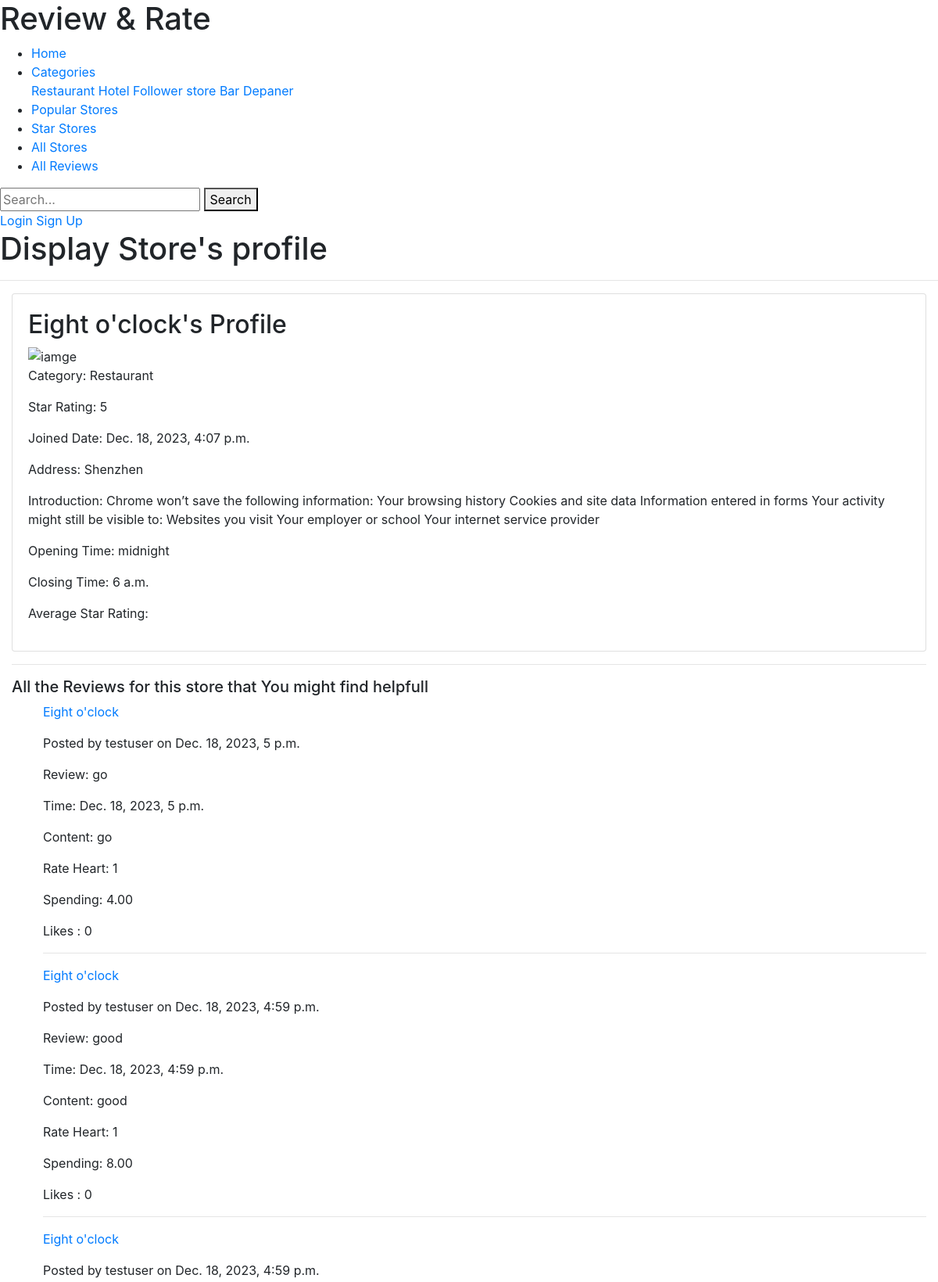
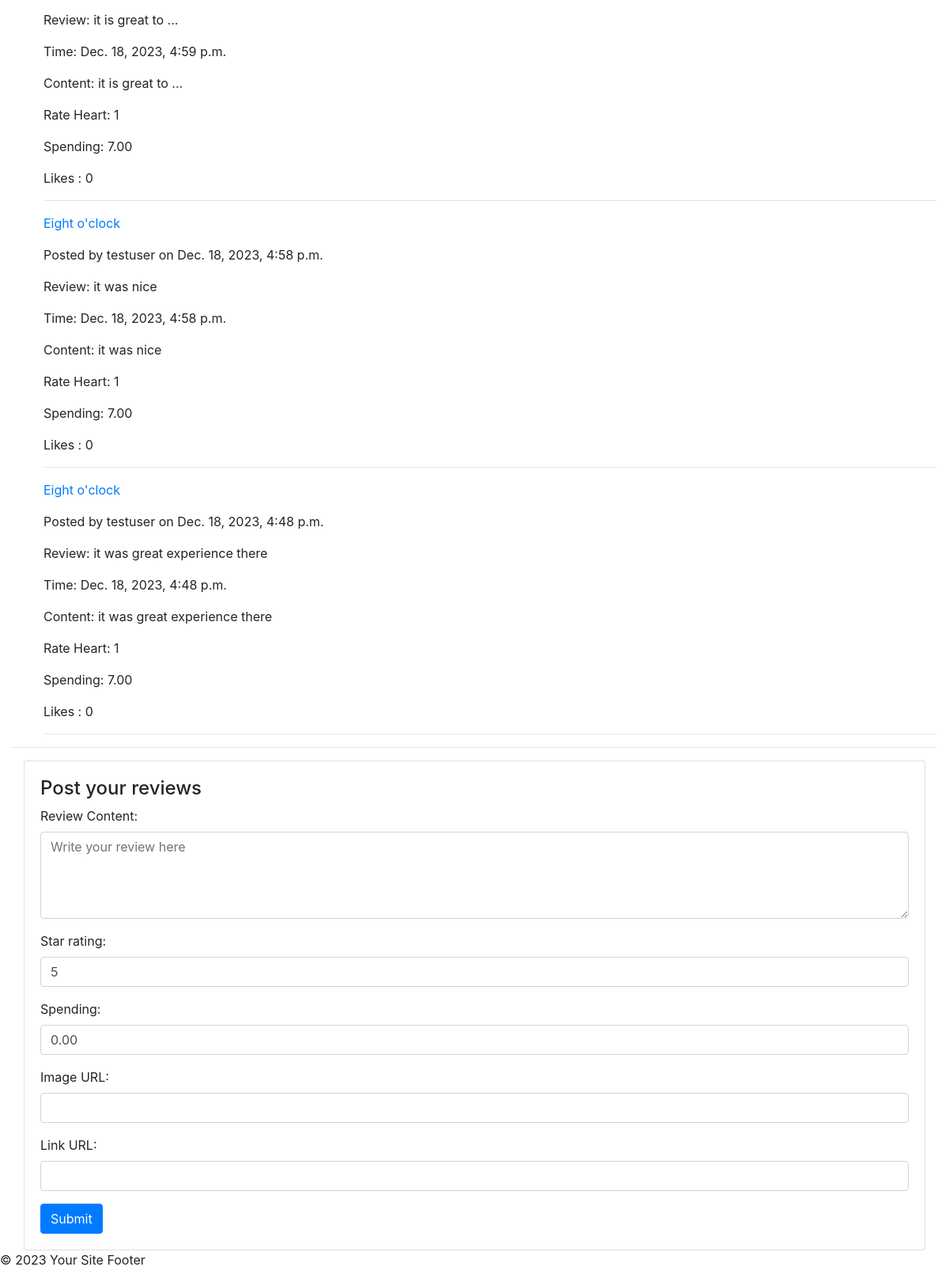
The page /rate/stores/3/ on the database its author committed (2 pictures, top to bottom).
### rate/models.py (models this page shows, shortened)
class Store(models.Model):
    name = models.CharField(max_length=200)
    Joined_date = models.DateTimeField("date Joined")
    address = models.CharField(max_length=400)
    introduction = models.CharField(max_length=400)
    opening_time = models.TimeField()
    closing_time = models.TimeField()
    category = models.CharField(max_length=35)
    image_url = models.URLField(max_length=200, null=True, blank=True)
    link_url = models.URLField(max_length=200, null=True, blank=True)
    star_rating = models.IntegerField(choices=[(1, '1 star'), (2, '2 stars'), (3, '3 stars'), (4, '4 stars'), (5, '5 stars')], default=1)

class Review(models.Model):
    user = models.ForeignKey(User, on_delete=models.CASCADE)
    store = models.ForeignKey(Store, on_delete=models.CASCADE)
    content = models.TextField(max_length=500)
    spending = models.DecimalField(max_digits=10, decimal_places=2)
    timestamp = models.DateTimeField(auto_now_add=True)
    image_url = models.URLField(max_length=200, null=True, blank=True)
    link_url = models.URLField(max_length=200, null=True, blank=True)
    likes = models.PositiveIntegerField(default=0)
    star_rating = models.IntegerField(choices=[(1, '1 star'), (2, '2 stars'), (3, '3 stars'), (4, '4 stars'), (5, '5 stars')], default=1)

class User(AbstractUser):
    pass

### rate/views.py (the view)
# urls.py: path('stores/<int:store_id>/', views.store_profile, name='store_profile'),
def store_profile(request, store_id):
    store = get_object_or_404(Store, id =store_id)
    reviews_in_store = Review.objects.filter(store = store).order_by('-timestamp')
    context = {
        'store': store,
        'reviews_in_store': reviews_in_store,
    }
    paginator = Paginator(reviews_in_store, 10)  # Show 10 reviews per page.
    page = request.GET.get('page')
    try:
        paginated_reviews_in_store = paginator.page(page)
    except PageNotAnInteger:
        paginated_reviews_in_store = paginator.page(1)
    except EmptyPage:
        paginated_reviews_in_store = paginator.page(paginator.num_pages)
    return render(request, 'rate/store_profile.html', {'store': store, "reviews_in_store":paginated_reviews_in_store })

### rate/templates/rate/store_profile.html (shortened to what this page needs)
{% extends "rate/layout.html" %}
{% block body %}
{% block content %}
<h1>Display Store's profile</h1>
<hr>
<div class="container-fluid">
  <div class="store-container">
    <div class="card">
      <div class="card-body">
        <h2>{{ store.name }}'s Profile</h2>
        <img src="{{ store.image_url }}" alt="iamge">
        <p>Category: {{ store.category }}</p>
        <p>Star Rating: {{ store.star_rating }}</p>
        <p>Joined Date: {{ store.Joined_date }}</p>
        <p>Address: {{ store.address }}</p>
        <p>Introduction:  {{ store.introduction }}</p>
        <p>Opening Time: {{ store.opening_time }}</p>
        <p>Closing Time: {{ store.closing_time }}</p>
        <p>Average Star Rating: {{ store.average_rating }}</p>
      </div>
    </div>
    <hr>
    <h5>All the Reviews for this store that You might find helpfull</h5>
    {% for review in reviews_in_store %}
    <ul>
        <div class="review" data-post-id="{{ review.id }}">
          <p><a href="{% url 'store_profile' review.store.id %}">{{ review.store.name }}</a></p>
          <p>Posted by {{ review.user }} on {{ review.timestamp }}</p>
          <p>Review: {{ review.content }}</p>
          <p>Time: {{ review.timestamp }}</p>
          <p>Content: {{ review.content }}</p>
          <p>Rate Heart: {{ review.star_rating }}</p>
          <p>Spending: {{ review.spending }}</p>
          <p>Likes : {{ review.likes }}</p>
        <hr>
      </div>
    </ul>
    {% endfor %}
    <hr>
    <div class="container-fluid">
      <div class="store-container">
        <div class="card">
          <div class="card-body">
            <h4>Post your reviews</h4>
            <form method="post" action="{% url 'create_review' %}">
                <div class="form-group">
                  <label for="content">Review Content:</label>
                  <textarea class="form-control" id="content" name="content" rows="4" placeholder="Write your review here"></textarea>
                </div>
                <div class="form-group">
                  <label for="star_rating">Star rating:</label>
                  <input type="number" class="form-control" id="star_rating" name="star_rating" min="1" value="5">
                </div>
                <div class="form-group">
                  <label for="spending">Spending:</label>
                  <input type="number" class="form-control" id="spending" name="spending" min="1.00" step="1.00" value="0.00">
                </div>
                <div class="form-group">
                  <label for="image_url">Image URL:</label>
                  <input type="url" class="form-control" id="image_url" name="image_url">
                </div>
                <div class="form-group">
                  <label for="link_url">Link URL:</label>
                  <input type="url" class="form-control" id="link_url" name="link_url">
                </div>
              <button type="submit" class="btn btn-primary">Submit</button>
            </form>
          </div>
        </div>
      </div>
    </div>
    </div>
{% endblock %}
{% endblock %}

### rows shown on the page
Store: name "Eight o'clock", category "Restaurant", star_rating "5", Joined_date "Dec. 18, 2023, 4:07 p.m.", address "Shenzhen", introduction "Chrome won’t save the following information: Your browsing history Cookies and site data Information entered in forms Your activity might still be visible to: Websites you visit Your employer or school Your internet service provider", opening_time "midnight", closing_time "6 a.m."
Review: store.name "Eight o'clock", user "testuser", timestamp "Dec. 18, 2023, 5 p.m.", content "go", star_rating "1", spending "4.00", likes "0"
Review: store.name "Eight o'clock", user "testuser", timestamp "Dec. 18, 2023, 4:59 p.m.", content "good", star_rating "1", spending "8.00", likes "0"
Review: store.name "Eight o'clock", user "testuser", timestamp "Dec. 18, 2023, 4:59 p.m.", content "it is great to ...", star_rating "1", spending "7.00", likes "0"
Review: store.name "Eight o'clock", user "testuser", timestamp "Dec. 18, 2023, 4:58 p.m.", content "it was nice", star_rating "1", spending "7.00", likes "0"
Review: store.name "Eight o'clock", user "testuser", timestamp "Dec. 18, 2023, 4:48 p.m.", content "it was great experience there", star_rating "1", spending "7.00", likes "0"
